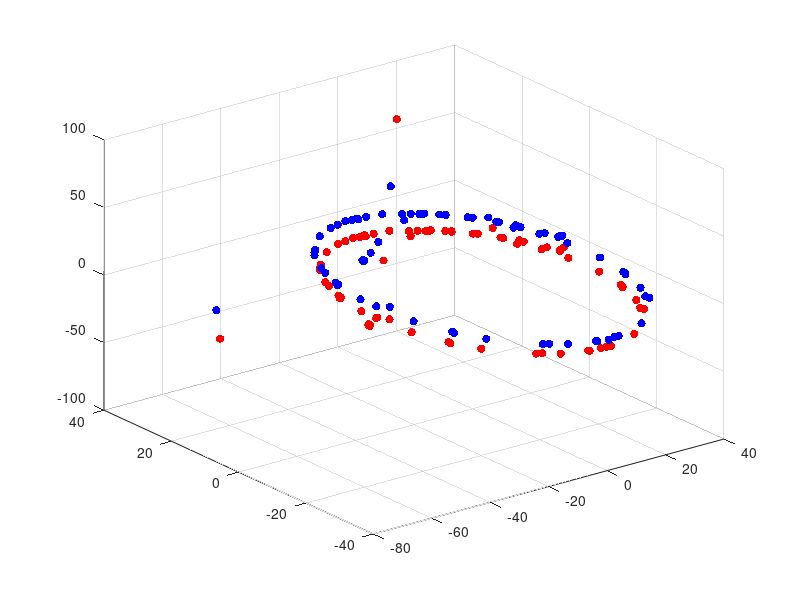

MATLAB code for this plot: (Note: this script raises an error after producing the figure.)

raw=importdata('sensor.dat');
%raw=importdata('sensor_data.txt');
x_m=raw(:,1);
y_m=raw(:,2);
z_m=raw(:,3);
x2 = x_m.^2;
x2=-x2;
x2 = x_m.^2;
x2=-x2;
y2=y_m.^2;
z2=z_m.^2;
x1=x_m;
y1=y_m;
z1=z_m;
ll=size(z1);
a1=ones(ll(1), 1);
aa=[y2 z2 x1 y1 z1 a1];
bb=inv(aa'*aa);
cc=aa'*x2;
q=bb*cc;
ox=-q(3)/2;
oy=-q(4)/(2*q(1));
oz=-q(5)/(2*q(2));
Rx=sqrt(ox*ox+q(1)*oy*oy+q(2)*oz*oz-q(6));
Ry=sqrt((Rx*Rx)/q(1));
Rz=sqrt((Rx*Rx)/q(2));
x_k=1.0;
y_k=1/(Ry/Rx);
z_k=1/(Rz/Rx);
x_h=(x_m-ox)*x_k;
y_h=(y_m-oy)*y_k;
z_h=(z_m-oz)*z_k;

figure;
scatter3(x_m - ox, y_m - oy, z_m - oz, 'fill', 'MarkerFaceColor', 'red'); hold on;
scatter3(x_h, y_h, z_h, 'fill', 'MarkerFaceColor', 'blue'); hold on;
%plot_sphere([0,0,0]', 455);
plot_sphere([0,0,0]', max(x_h));
